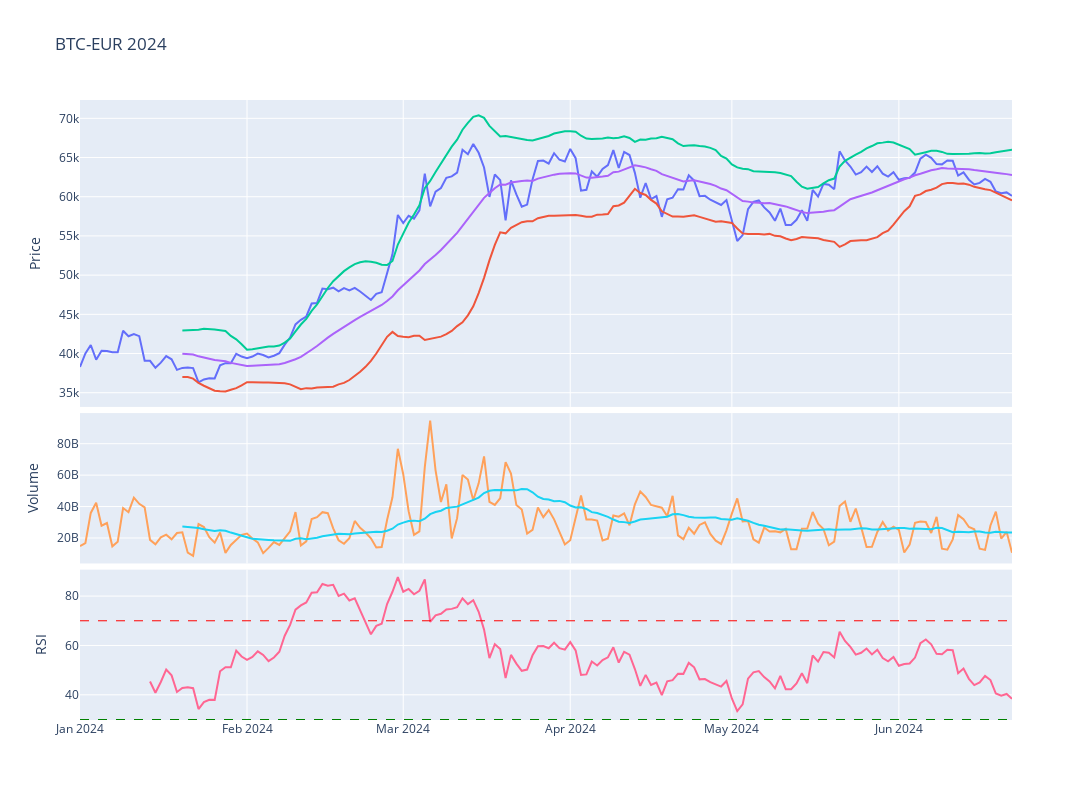

The code cell stored with this chart in its notebook:
### Code cell
# Plot the adjusted close price
fig = make_subplots(rows=4, cols=1,shared_xaxes=True,vertical_spacing=0.01,specs=[[{'rowspan':2,'colspan':1}],[None],[{'rowspan':1,'colspan':1}],[{'rowspan':1,'colspan':1}]])

# Graph (1,1)
fig.add_trace(go.Scatter(x=stock_ticker['Adj Close'].loc[year].index,y=stock_ticker['Adj Close'].loc[year],mode="lines",name=f'{ticker}'),row=1,col=1)
fig.add_trace(go.Scatter(x=stock_ticker['BB_Lower'].loc[year].index,y=stock_ticker['BB_Lower'].loc[year],mode="lines",name='BB_Lower'),row=1,col=1)
fig.add_trace(go.Scatter(x=stock_ticker['BB_Upper'].loc[year].index,y=stock_ticker['BB_Upper'].loc[year],mode="lines",name='BB_Upper'),row=1,col=1)
fig.add_trace(go.Scatter(x=stock_ticker['MMA20'].loc[year].index,y=stock_ticker['MMA20'].loc[year],mode="lines",name='MMA20'),row=1,col=1)
# Update xaxis properties
fig.update_yaxes(title_text="Price", row=1, col=1)

# Graph (3,1)
fig.add_trace(go.Scatter(x=stock_ticker['Volume'].loc[year].index,y=stock_ticker['Volume'].loc[year],mode="lines",name='Volume'),row=3, col=1)
fig.add_trace(go.Scatter(x=stock_ticker['Volume'].loc[year].index,y=stock_ticker['Volume'].loc[year].rolling(20).mean(),mode="lines",name='MMA20'),row=3,col=1)
fig.update_yaxes(title_text="Volume", row=3, col=1)

# Graph (4,1)
fig.add_trace(go.Scatter(x=stock_ticker['RSI'].loc[year].index,y=stock_ticker['RSI'].loc[year],mode="lines",name='RSI'),row=4, col=1)
fig.add_hline(y=30, line_width=1, line_dash="dash", line_color="green",row=4,col=1)
fig.add_hline(y=70, line_width=1, line_dash="dash", line_color="red",row=4,col=1)
fig.update_yaxes(title_text="RSI", row=4, col=1)

fig.update_layout(height=800, width=1300,showlegend=False,title=f"{ticker} {year}")

fig.show()

### Figure 1 — Plotly figure (JSON) as saved in the notebook; plotly's stock layout.template omitted (floating-point values rounded to 4 significant figures; data arrays with more than 128 entries replaced by an {"elided": "..."} marker saying what was removed)
{"data": [{"mode": "lines", "name": "BTC-EUR", "type": "scatter", "x": {"elided": "174 str values"}, "xaxis": "x", "y": {"elided": "174 float values"}, "yaxis": "y"}, {"mode": "lines", "name": "BB_Lower", "type": "scatter", "x": {"elided": "174 str values"}, "xaxis": "x", "y": {"elided": "174 float values"}, "yaxis": "y"}, {"mode": "lines", "name": "BB_Upper", "type": "scatter", "x": {"elided": "174 str values"}, "xaxis": "x", "y": {"elided": "174 float values"}, "yaxis": "y"}, {"mode": "lines", "name": "MMA20", "type": "scatter", "x": {"elided": "174 str values"}, "xaxis": "x", "y": {"elided": "174 float values"}, "yaxis": "y"}, {"mode": "lines", "name": "Volume", "type": "scatter", "x": {"elided": "174 str values"}, "xaxis": "x2", "y": {"elided": "174 int values"}, "yaxis": "y2"}, {"mode": "lines", "name": "MMA20", "type": "scatter", "x": {"elided": "174 str values"}, "xaxis": "x2", "y": {"elided": "174 float values"}, "yaxis": "y2"}, {"mode": "lines", "name": "RSI", "type": "scatter", "x": {"elided": "174 str values"}, "xaxis": "x3", "y": {"elided": "174 float values"}, "yaxis": "y3"}], "layout": {"height": 800, "shapes": [{"line": {"color": "green", "dash": "dash", "width": 1}, "type": "line", "x0": 0, "x1": 1, "xref": "x3 domain", "y0": 30, "y1": 30, "yref": "y3"}, {"line": {"color": "red", "dash": "dash", "width": 1}, "type": "line", "x0": 0, "x1": 1, "xref": "x3 domain", "y0": 70, "y1": 70, "yref": "y3"}], "showlegend": false, "title": {"text": "BTC-EUR 2024"}, "width": 1300, "xaxis": {"anchor": "y", "domain": [0, 1], "matches": "x3", "showticklabels": false}, "xaxis2": {"anchor": "y2", "domain": [0, 1], "matches": "x3", "showticklabels": false}, "xaxis3": {"anchor": "y3", "domain": [0, 1]}, "yaxis": {"anchor": "x", "domain": [0.505, 1], "title": {"text": "Price"}}, "yaxis2": {"anchor": "x2", "domain": [0.2525, 0.495], "title": {"text": "Volume"}}, "yaxis3": {"anchor": "x3", "domain": [0, 0.2425], "title": {"text": "RSI"}}}}
